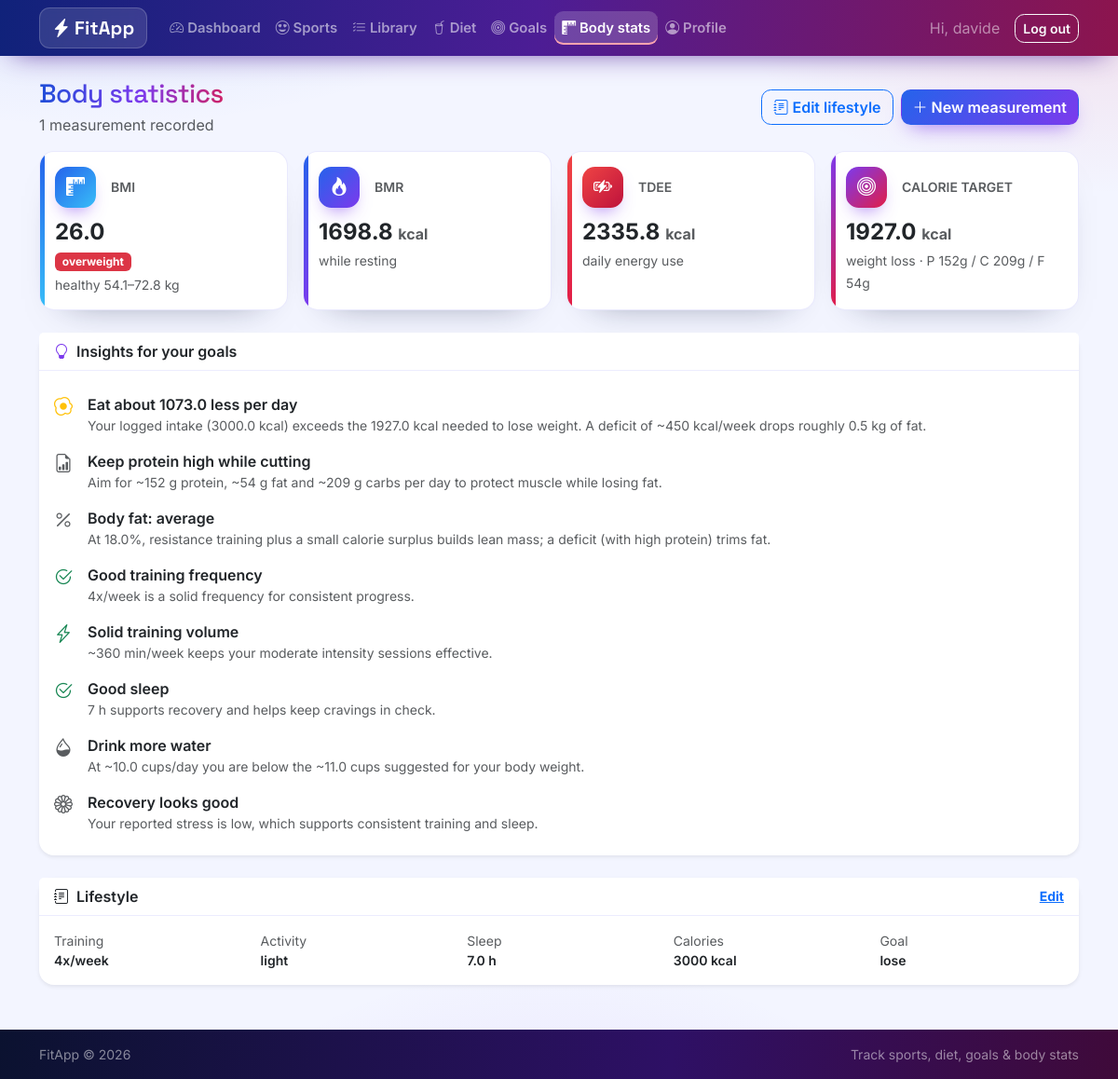
The app's page /stats/ (signed in) with its own data.
### tables this page shows
CREATE TABLE users (
    id            INTEGER PRIMARY KEY AUTOINCREMENT,
    username      TEXT UNIQUE NOT NULL,
    email         TEXT UNIQUE NOT NULL,
    password_hash TEXT NOT NULL,
    height_cm     REAL,
    birth_date    TEXT,
    sex           TEXT,
    created_at    TEXT NOT NULL DEFAULT (datetime('now'))
, role TEXT NOT NULL DEFAULT 'user');

CREATE TABLE user_lifestyle (
    user_id             INTEGER PRIMARY KEY REFERENCES users (id) ON DELETE CASCADE,
    sessions_per_week   INTEGER,
    intensity           TEXT CHECK (intensity IN ('low', 'moderate', 'high')),
    session_duration_min INTEGER,
    activity_level      TEXT CHECK (activity_level IN
                        ('sedentary', 'light', 'moderate', 'active', 'very_active')),
    sleep_hours         REAL,
    daily_calories      REAL,
    goal_direction      TEXT CHECK (goal_direction IN ('lose', 'maintain', 'gain')),
    water_cups          REAL,
    stress_level        TEXT CHECK (stress_level IN ('low', 'moderate', 'high')),
    updated_at          TEXT NOT NULL DEFAULT (datetime('now'))
);

### fitapp/routes/stats.py (the view)
@bp.route("/")
@login_required
def index():
    db = get_db()
    rows = db.execute(
        "SELECT * FROM body_stats WHERE user_id = ? ORDER BY stat_date DESC, id DESC",
        (g.user["id"],),
    ).fetchall()
    stat = rows[0] if rows else None
    lifestyle = _lifestyle_row()
    return render_template(
        "stats/list.html",
        rows=rows,
        fields=FIELDS,
        lifestyle=lifestyle,
        insight=insights.compute(g.user, stat, lifestyle),
        habits=bool(lifestyle),
    )

### fitapp/templates/stats/list.html (shortened to what this page needs)
{% extends "base.html" %}
{% block content %}
<div class="d-flex justify-content-between align-items-center mb-3 flex-wrap gap-2">
  <div>
    <h1 class="h3 mb-1">Body statistics</h1>
    <p class="text-muted mb-0">{{ rows|length }} measurement{{ 's' if rows|length != 1 }} recorded</p>
  </div>
  <div class="d-flex gap-2">
    <a class="btn btn-outline-primary" href="{{ url_for('stats.lifestyle') }}">
      <i class="bi bi-journal-text me-1"></i>{{ 'Edit lifestyle' if habits else 'Lifestyle profile' }}
    </a>
    <a class="btn btn-success" href="{{ url_for('stats.new') }}"><i class="bi bi-plus-lg me-1"></i>New measurement</a>
  </div>
</div>
{% set m = insight['metrics'] %}
{% if m['bmi'] or m['bmr'] is not none %}
<div class="row g-3 mb-4">
  {% if m['bmi'] %}
  <div class="col-6 col-lg-3">
    <div class="card stat-card accent-blue h-100">
      <div class="card-body">
        <div class="d-flex align-items-center gap-3 mb-2">
          <span class="stat-icon blue"><i class="bi bi-rulers"></i></span>
          <span class="text-muted small text-uppercase fw-semibold">BMI</span>
        </div>
        <div class="fs-4 fw-bold">{{ m['bmi'] }}</div>
        {% if m['bmi_category'] %}
        <span class="badge {{ 'bg-danger' if m['bmi_category'] in ('overweight', 'obese') else ('bg-warning' if m['bmi_category'] == 'underweight' else 'bg-success') }}">
          {{ m['bmi_category'] }}
        </span>
        {% if m['healthy_min'] %}<span class="small text-muted d-block mt-1">healthy {{ m['healthy_min'] }}–{{ m['healthy_max'] }} kg</span>{% endif %}
        {% endif %}
      </div>
    </div>
  </div>
  {% endif %}
  {% if m['bmr'] is not none %}
  <div class="col-6 col-lg-3">
    <div class="card stat-card h-100">
      <div class="card-body">
        <div class="d-flex align-items-center gap-3 mb-2">
          <span class="stat-icon"><i class="bi bi-fire"></i></span>
          <span class="text-muted small text-uppercase fw-semibold">BMR</span>
        </div>
        <div class="fs-4 fw-bold">{{ m['bmr'] }} <span class="fs-6 text-muted">kcal</span></div>
        <span class="small text-muted">while resting</span>
      </div>
    </div>
  </div>
  <div class="col-6 col-lg-3">
    <div class="card stat-card accent-red h-100">
      <div class="card-body">
        <div class="d-flex align-items-center gap-3 mb-2">
          <span class="stat-icon red"><i class="bi bi-battery-charging"></i></span>
          <span class="text-muted small text-uppercase fw-semibold">TDEE</span>
        </div>
        <div class="fs-4 fw-bold">{{ m['tdee'] }} <span class="fs-6 text-muted">kcal</span></div>
        <span class="small text-muted">daily energy use</span>
      </div>
    </div>
  </div>
  <div class="col-6 col-lg-3">
    <div class="card stat-card accent-fire h-100">
      <div class="card-body">
        <div class="d-flex align-items-center gap-3 mb-2">
          <span class="stat-icon fire"><i class="bi bi-bullseye"></i></span>
          <span class="text-muted small text-uppercase fw-semibold">Calorie target</span>
        </div>
        <div class="fs-4 fw-bold">{{ m['calorie_target'] }} <span class="fs-6 text-muted">kcal</span></div>
        <span class="small text-muted">
          {% if m['goal_direction'] == 'lose' %}weight loss{% elif m['goal_direction'] == 'gain' %}muscle gain{% else %}maintenance{% endif %}
          {% if m['protein_g'] %}· P {{ m['protein_g'] }}g / C {{ m['carbs_g'] }}g / F {{ m['fat_g'] }}g{% endif %}
        </span>
      </div>
    </div>
  </div>
  {% endif %}
</div>
<div class="card shadow-sm border-0 mb-4">
  <div class="card-header bg-white fw-semibold"><i class="bi bi-lightbulb me-2 text-violet"></i>Insights for your goals</div>
  <div class="card-body py-3">
    {% for tip in insight['suggestions'] %}
    <div class="d-flex gap-3 py-2">
      <i class="bi {{ tip['icon'] }} fs-5 {{ 'text-danger' if tip['tone'] == 'danger' else ('text-warning' if tip['tone'] == 'warning' else ('text-success' if tip['tone'] == 'success' else 'text-muted')) }}"></i>
      <div>
        <div class="fw-semibold">{{ tip['title'] }}</div>
        <div class="small text-muted">{{ tip['text'] }}</div>
      </div>
    </div>
    {% else %}
    <p class="text-muted mb-0">Add a weight measurement and a few lifestyle details to unlock personalised suggestions.</p>
    {% endfor %}
  </div>
</div>
{% endif %}
<div class="card shadow-sm border-0 mb-4">
  <div class="card-header bg-white d-flex justify-content-between align-items-center">
    <span class="fw-semibold"><i class="bi bi-journal-text me-2"></i>Lifestyle</span>
    <a class="small" href="{{ url_for('stats.lifestyle') }}">{{ 'Edit' if habits else 'Add details' }}</a>
  </div>
  <div class="card-body py-3">
    {% if habits %}
    <div class="row small text-muted">
      <div class="col-6 col-md">Training<br><span class="fw-semibold text-dark">{{ lifestyle['sessions_per_week'] if lifestyle['sessions_per_week'] is not none else '?' }}x/week</span></div>
      <div class="col-6 col-md">Activity<br><span class="fw-semibold text-dark">{{ lifestyle['activity_level'] or 'not set' }}</span></div>
      <div class="col-6 col-md">Sleep<br><span class="fw-semibold text-dark">{{ lifestyle['sleep_hours'] ~ ' h' if lifestyle['sleep_hours'] is not none else 'not set' }}</span></div>
      <div class="col-6 col-md">Calories<br><span class="fw-semibold text-dark">{{ lifestyle['daily_calories']|int ~ ' kcal' if lifestyle['daily_calories'] is not none else 'not set' }}</span></div>
      <div class="col-6 col-md">Goal<br><span class="fw-semibold text-dark">{{ lifestyle['goal_direction'] or 'not set' }}</span></div>
    </div>
    {% else %}
    <p class="text-muted mb-2">Share your training, sleep and nutrition habits to get calorie targets and personalised advice.</p>
    <a class="btn btn-sm btn-outline-primary" href="{{ url_for('stats.lifestyle') }}">Complete lifestyle profile</a>
    {% endif %}
  </div>
</div>
{% endblock %}

### fitapp/templates/base.html (shortened to what this page needs)
<!doctype html>
<html lang="en" data-bs-theme="light">
<head>
  <link href="https://cdn.jsdelivr.net/npm/bootstrap@5.3.3/dist/css/bootstrap.min.css" rel="stylesheet">
  <link href="https://cdn.jsdelivr.net/npm/bootstrap-icons@1.11.3/font/bootstrap-icons.min.css" rel="stylesheet">
  <link href="{{ url_for('static', filename='css/style.css') }}" rel="stylesheet">
</head>
<body class="d-flex flex-column min-vh-100">
<nav class="navbar navbar-expand-lg navbar-dark navbar-fitapp sticky-top">
  <div class="container">
    <a class="navbar-brand fw-bold" href="{{ url_for('dashboard.index') }}">
      <i class="bi bi-lightning-charge-fill me-1"></i>FitApp
    </a>
    <div class="collapse navbar-collapse" id="mainNav">
      {% if g.user %}
      <ul class="navbar-nav me-auto">
        {% if g.user['role'] == 'admin' %}
        <li class="nav-item"><a class="nav-link {% if request.endpoint and request.endpoint.startswith('profile.') %}active{% endif %}"
           href="{{ url_for('profile.index') }}"><i class="bi bi-person-circle me-1"></i>Profile</a></li>
        <li class="nav-item"><a class="nav-link {% if request.endpoint and request.endpoint.startswith('admin.') %}active{% endif %}"
           href="{{ url_for('admin.index') }}"><i class="bi bi-shield-lock me-1"></i>Admin</a></li>
        {% else %}
        <li class="nav-item"><a class="nav-link {% if request.endpoint == 'dashboard.index' %}active{% endif %}"
           href="{{ url_for('dashboard.index') }}"><i class="bi bi-speedometer2 me-1"></i>Dashboard</a></li>
        <li class="nav-item"><a class="nav-link {% if request.endpoint and request.endpoint.startswith('sports.') %}active{% endif %}"
           href="{{ url_for('sports.index') }}"><i class="bi bi-emoji-heart-eyes me-1"></i>Sports</a></li>
        <li class="nav-item"><a class="nav-link {% if request.endpoint and request.endpoint.startswith('library.') %}active{% endif %}"
           href="{{ url_for('library.index') }}"><i class="bi bi-list-check me-1"></i>Library</a></li>
        <li class="nav-item"><a class="nav-link {% if request.endpoint and request.endpoint.startswith('diets.') %}active{% endif %}"
           href="{{ url_for('diets.index') }}"><i class="bi bi-cup-straw me-1"></i>Diet</a></li>
        <li class="nav-item"><a class="nav-link {% if request.endpoint and request.endpoint.startswith('goals.') %}active{% endif %}"
           href="{{ url_for('goals.index') }}"><i class="bi bi-bullseye me-1"></i>Goals</a></li>
        <li class="nav-item"><a class="nav-link {% if request.endpoint and request.endpoint.startswith('stats.') %}active{% endif %}"
           href="{{ url_for('stats.index') }}"><i class="bi bi-rulers me-1"></i>Body stats</a></li>
        <li class="nav-item"><a class="nav-link {% if request.endpoint and request.endpoint.startswith('profile.') %}active{% endif %}"
           href="{{ url_for('profile.index') }}"><i class="bi bi-person-circle me-1"></i>Profile</a></li>
        {% endif %}
      </ul>
      <div class="d-flex align-items-center">
        <span class="navbar-text me-3 text-white-50">Hi, {{ g.user['username'] }}</span>
        <form action="{{ url_for('auth.logout') }}" method="post" class="m-0">
          <button class="btn btn-outline-light btn-sm" type="submit">Log out</button>
        </form>
      </div>
      {% endif %}
    </div>
  </div>
</nav>
<main class="container py-4 flex-grow-1">
  {% block content %}{% endblock %}
</main>
<footer class="bg-dark text-white-50 py-3 mt-auto">
  <div class="container small d-flex justify-content-between">
    <span>FitApp &copy; {{ now_year if now_year else '2026' }}</span>
    <span>Track sports, diet, goals &amp; body stats</span>
  </div>
</footer>
</body>
</html>

### records on screen
users: user.username "davide"
user_lifestyle: sessions_per_week "4", activity_level "light", sleep_hours "7.0 h", daily_calories "3000 kcal", goal_direction "lose"

### other values on screen
{{ rows|length }} "1"
{{ 'Edit lifestyle' if habits else 'Lifestyle profile' }} "Edit lifestyle"
{{ m['bmi'] }} "26.0"
{{ m['bmi_category'] }} "overweight"
{{ m['healthy_min'] }} "54.1"
{{ m['healthy_max'] }} "72.8"
{{ m['bmr'] }} "1698.8"
{{ m['tdee'] }} "2335.8"
{{ m['calorie_target'] }} "1927.0"
{{ m['protein_g'] }} "152"
{{ m['carbs_g'] }} "209"
{{ m['fat_g'] }} "54"
{{ tip['title'] }} "Eat about 1073.0 less per day" "Keep protein high while cutting" "Body fat: average" "Good training frequency" "Solid training volume" "Good sleep" "Drink more water" "Recovery looks good"
{{ tip['text'] }} "Your logged intake (3000.0 kcal) exceeds the 1927.0 kcal needed to lose weight. A deficit of ~450 kcal/week drops roughly 0.5 kg of fat." "Aim for ~152 g protein, ~54 g fat and ~209 g carbs per day to protect muscle while losing fat." "At 18.0%, resistance training plus a small calorie surplus builds lean mass; a deficit (with high protein) trims fat." "4x/week is a solid frequency for consistent progress." "~360 min/week keeps your moderate intensity sessions effective." "7 h supports recovery and helps keep cravings in check." "At ~10.0 cups/day you are below the ~11.0 cups suggested for your body weight." "Your reported stress is low, which supports consistent training and sleep."
{{ 'Edit' if habits else 'Add details' }} "Edit"
